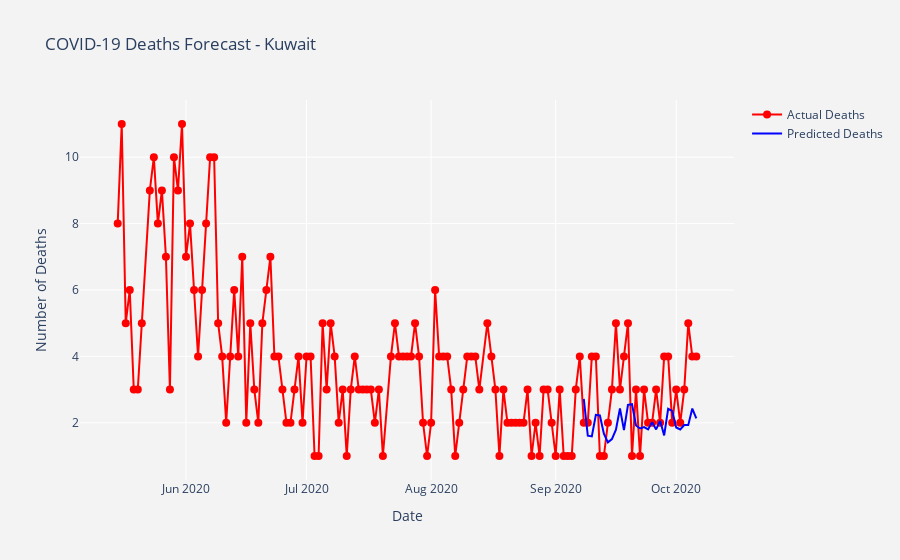

Write notebook code for a chart like this one.
### Code cell
# lets get forecasts for india

country = 'Kuwait'
get_forecasts_ml(country).show()

### Figure 1 — Plotly figure (JSON) as saved in the notebook; plotly's stock layout.template omitted (floating-point values rounded to 4 significant figures; data arrays with more than 128 entries replaced by an {"elided": "..."} marker saying what was removed)
{"data": [{"line": {"color": "red", "width": 2}, "marker": {"color": "red", "size": 8}, "mode": "lines+markers", "name": "Actual Deaths", "type": "scatter", "x": {"elided": "142 str values"}, "y": {"elided": "142 int values"}}, {"line": {"color": "blue", "width": 2}, "mode": "lines", "name": "Predicted Deaths", "type": "scatter", "x": ["2020-09-08T00:00:00", "2020-09-09T00:00:00", "2020-09-10T00:00:00", "2020-09-11T00:00:00", "2020-09-12T00:00:00", "2020-09-13T00:00:00", "2020-09-14T00:00:00", "2020-09-15T00:00:00", "2020-09-16T00:00:00", "2020-09-17T00:00:00", "2020-09-18T00:00:00", "2020-09-19T00:00:00", "2020-09-20T00:00:00", "2020-09-21T00:00:00", "2020-09-22T00:00:00", "2020-09-23T00:00:00", "2020-09-24T00:00:00", "2020-09-25T00:00:00", "2020-09-26T00:00:00", "2020-09-27T00:00:00", "2020-09-28T00:00:00", "2020-09-29T00:00:00", "2020-09-30T00:00:00", "2020-10-01T00:00:00", "2020-10-02T00:00:00", "2020-10-03T00:00:00", "2020-10-04T00:00:00", "2020-10-05T00:00:00", "2020-10-06T00:00:00"], "y": [2.72, 1.61, 1.59, 2.24, 2.22, 1.67, 1.41, 1.51, 1.79, 2.43, 1.78, 2.54, 2.56, 1.92, 1.83, 1.87, 1.8, 2.02, 1.8, 2.06, 1.62, 2.42, 2.36, 1.86, 1.8, 1.93, 1.93, 2.43, 2.13]}], "layout": {"paper_bgcolor": "#F3F3F3", "plot_bgcolor": "#F3F3F3", "title": {"text": "COVID-19 Deaths Forecast - Kuwait"}, "xaxis": {"title": {"text": "Date"}}, "yaxis": {"title": {"text": "Number of Deaths"}}}}
